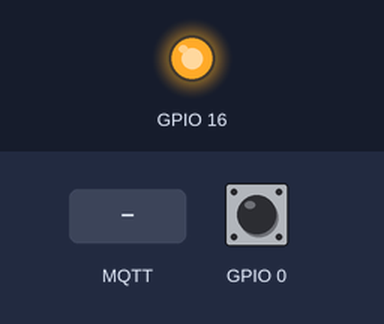
Bench run of a sketch on a simulated ESP8266 (NodeMCU). Parts: output pins drawn as LEDs (lit = HIGH). The inputs (shaded band) are chosen by the test bench; at power-on: GPIO 0 HIGH. WiFi joins after 1.5 s; servers stay silent unless stated; no MQTT or app messages arrive unless stated; what the sketch prints to the serial monitor is not drawn.

Above: at 2.7 s.
2.8 s: MQTT message "1" arrives on the first subscribed topic
At 3.1 s:
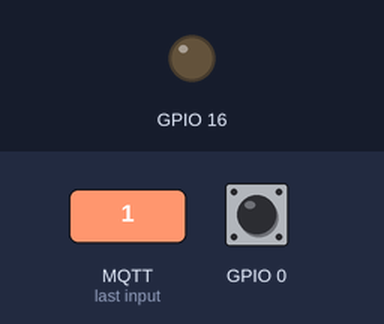
4.3 s: MQTT message "0" arrives on the first subscribed topic
At 5.4 s:
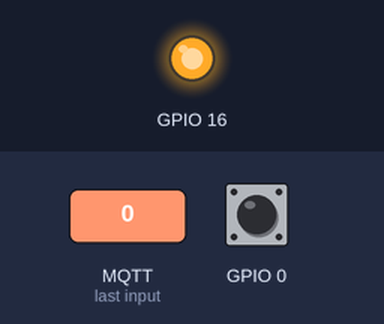
Timing chart, 0 to 7.3 s (numbered marks = the images above; inputs shaded):
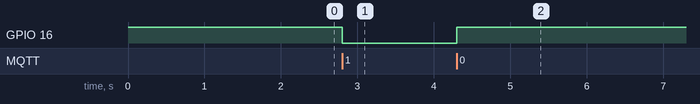

Measured:
- after the input at 2.8 s, GPIO 16: HIGH → LOW at once
- after the input at 4.3 s, GPIO 16: LOW → HIGH at once

The sketch:

Cloud_MQTT_Sub_ControlLed_PressButton_2Way.ino
```cpp
/*
  Tran Sang DHBK 0964 500 940
 It connects to an MQTT Localost then:
  - Subscribes to the topic "Light", printing out any messages
    it receives.
  - If the first character of the topic "Light" is '1', switch ON the ESP Led,
    else if '0' switch it off
  - Library: https://github.com/knolleary/pubsubclient/
  - Documentation: https://pubsubclient.knolleary.net/api.html#connect1
*/
#include <ESP8266WiFi.h>
#include <PubSubClient.h>
// Update these with values suitable for your network.
#define ssid "CoE-C1"
#define password "publicwifi"
const char *mqtt_user = "rpbrszen";
const char *mqtt_pass = "TRTYgaKpLV_I";
#define mqtt_server "m11.cloudmqtt.com" // cloud mqtt
#define mqtt_topic_pub "Light"
#define mqtt_topic_sub "Light"
const uint16_t mqtt_port = 10366;// default

WiFiClient espClient;
PubSubClient client(espClient);
long lastMsg = 0;
char msg[50];
int value = 0;

void setup() {
  Serial.begin(115200);
  pinMode(0,INPUT_PULLUP);
    pinMode(16,OUTPUT);
  digitalWrite(16,HIGH);// tat led
  setup_wifi();
  client.setServer(mqtt_server, mqtt_port);

  client.setCallback(callback);

}

void setup_wifi() {
  delay(10);
  // We start by connecting to a WiFi network
  Serial.println();
  Serial.print("Connecting to ");
  Serial.println(ssid);
  WiFi.begin(ssid, password);
  while (WiFi.status() != WL_CONNECTED) {
    delay(500);
    Serial.print(".");
  }
  Serial.println("");
  Serial.println("WiFi connected");
  Serial.println("IP address: ");
  Serial.println(WiFi.localIP());
}

void callback(char* topic, byte* payload, unsigned int length) {
  Serial.print("Message arrived [");
  Serial.print(topic);
  Serial.print("] ");
  char p=(char)payload[0];
  Serial.print((char)payload[0]);

    if(p=='1')
    {
       digitalWrite(16, LOW);
      Serial.println(" Turn On LED! " );
    }
    // if MQTT comes a 1, turn on LED on pin D2
    else if(p=='0')
    {
       digitalWrite(16, HIGH);
      Serial.println(" Turn Off LED! " );
    }
    else Serial.println(" Khong hop le");
    Serial.println();
  }

void reconnect() {
  // Loop until we're reconnected
  while (!client.connected()) {
    Serial.print("Attempting MQTT connection...");
    // Attempt to connect
    if (client.connect("ESP8266Client",mqtt_user,mqtt_pass)) {
      Serial.println("connected");
      // Once connected, publish an announcement...

      client.publish(mqtt_topic_pub, "ESP_reconnected");
      // ... and resubscribe
      client.subscribe(mqtt_topic_sub);

    } else {
      Serial.print("failed, rc=");
      Serial.print(client.state());
      Serial.println(" try again in 5 seconds");
      // Wait 5 seconds before retrying
      delay(5000);
    }
  }
}
void loop() {
  if (!client.connected()) {
    reconnect();
  }
  if(digitalRead(0) == LOW)
  {
    while(digitalRead(0) == LOW);
    int statusLed = digitalRead(16);
    if(statusLed == HIGH)// dang tat
    {
      client.publish(mqtt_topic_pub,"1");//de bat
      }
      else {//dang bat
         client.publish(mqtt_topic_pub,"0");// de tat
        }
    }
  client.loop();

}
```
